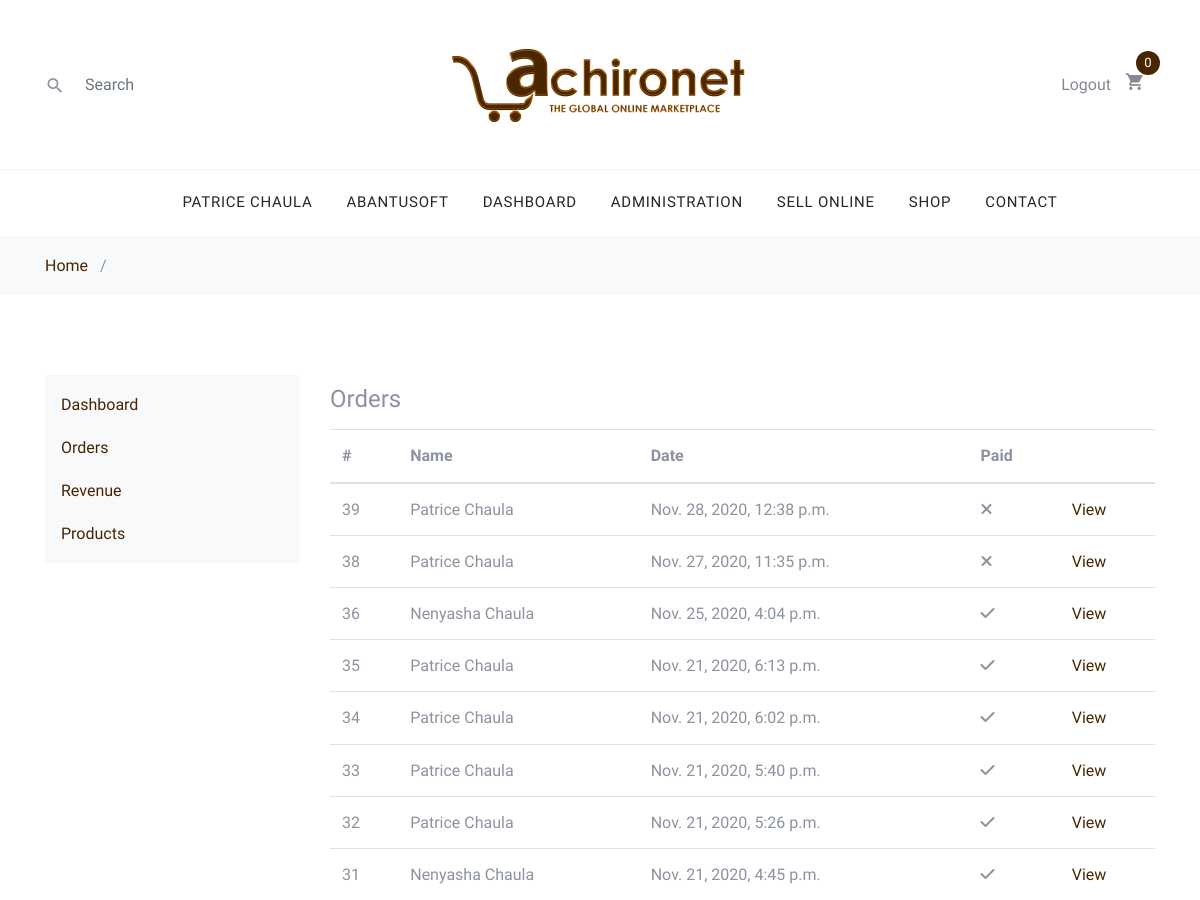
Before: /sell/orders/ (signed in, upper part) with the older database file.
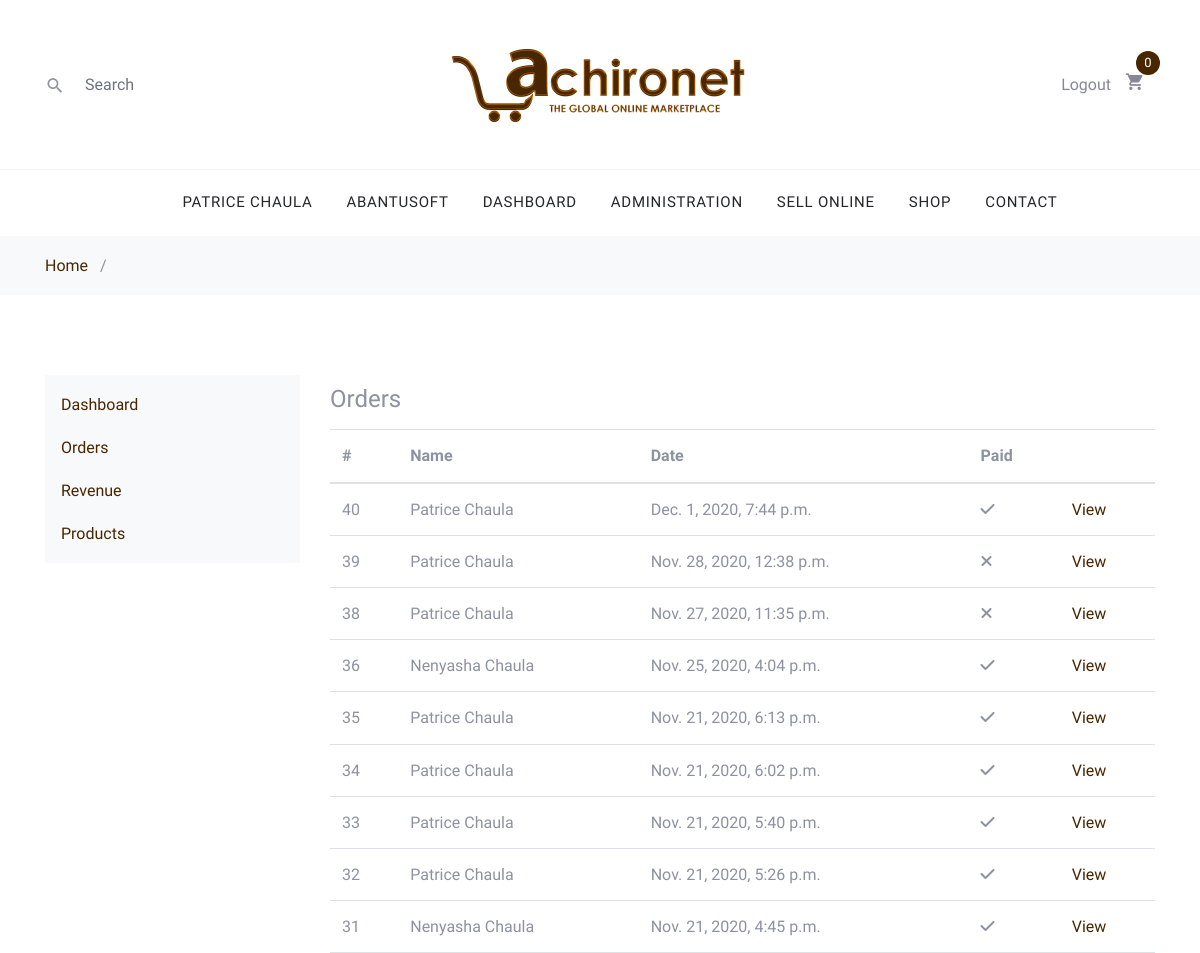
After: the same page with the newer database file.
### order/models.py (models this page shows, shortened)
class Order(models.Model):
    created = models.DateTimeField(auto_now_add=True)
    updated = models.DateTimeField(auto_now=True)
    paid = models.BooleanField(default=False)
    profile = models.ForeignKey(
        Profile, related_name='orders', on_delete=models.SET_NULL, blank=True, null=True)
    seller = models.ManyToManyField(SellerProfile, related_name='customer_orders', blank=True)
    payment = models.ForeignKey('Payment', on_delete=models.SET_NULL, blank=True, null=True)
    class Meta:
        ordering = ('-created',)

### users/models.py (models this page shows)
class Profile(models.Model):
    firstname = models.CharField(max_length=45)
    lastname = models.CharField(max_length=45)
    profile_picture = models.OneToOneField(
        "Photo", null=True, blank=True, on_delete=models.SET_NULL)
    user = models.OneToOneField(
        User, null=True, blank=True, on_delete=models.CASCADE)
    def __str__(self):
        return self.firstname + " " + self.lastname

### sell/views.py (the view)
# urls.py: path('orders/', views.orders, name='orders'),
def orders(request):
    context = {}
    orders = request.user.sellerprofile.customer_orders.all().order_by('-created')
    context['orders'] = orders
    return render(request, 'sell/orders.html', context)

### users/models.py (called while the page is built)
    def __str__(self):
        return self.tradename

### sell/templates/sell/orders.html (shortened to what this page needs)
{% extends "./base.html" %}
{% load static %}
{% load crispy_forms_tags %}
{% block content %}
<div class="container">
<div class="row py-5">
 <div class="col">
        {% include "./components/side_nav.html" %}
        <br>
 </div>
<div class="col-9">
<div class="card-box" style="margin-top:10px">
                <h4 class="header-title mb-3">Orders </h4>
                <div class="table-responsive">
                                    <table class="table">
                        <thead>
                            <tr>
                                <th>#</th>
                                <th>Name</th>
                                <th>Date</th>
                                <th>Paid</th>
                                <th>&nbsp;</th>
                            </tr>
                        </thead>
                        <tbody>
                            {% for order in orders %}
                            <tr>
                                <td>{{order.pk}}</td>
                                <td>{{order.profile.firstname}} {{order.profile.lastname}} </td>
                                <td>{{order.created}}</td>
                                <td><span class="label label-info">
                                   {% if order.paid %}
                                   <i class="fas fa-check"></i>
                                   {% else %}
                                   <i class="fas fa-times"></i>
                                   {% endif %}
                                </span></td>
                                <td><a href="{% url 'sell:order_view' order.pk %}">View</a></td>
                            </tr>
                            {% endfor %}
                        </tbody>
                    </table>
                </div>
            </div>
        </div>
    </div>
</div>
{% endblock %}

Changed rows visible on the page:
added Order: pk "40", profile.firstname "Patrice", profile.lastname "Chaula", created "Dec. 1, 2020, 7:44 p.m.", paid True (drawn)
